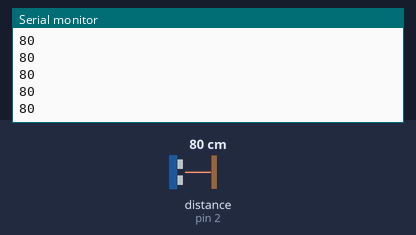
Simulated run of this sketch. Board: Arduino Uno, built with avr-gcc and run on an emulated ATmega328P. Parts: the last lines printed to the serial monitor. Wiring (inferred from the names in the program): ultrasonic range finder: trigger pin 4; echo pin 2. Inputs (shaded band) come from the test bench; at power-on: distance to the obstacle (sensor on pin 2) 80 cm. The echo pulse lasts 58.3 µs per cm.

Above: at 1.2 s.
1.3 s: distance to the obstacle (sensor on pin 2) set to 2 cm
At 2.4 s:
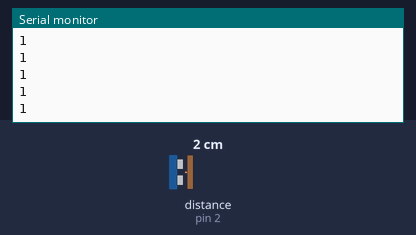
2.8 s: distance to the obstacle (sensor on pin 2) set to 4 cm
At 3.9 s:
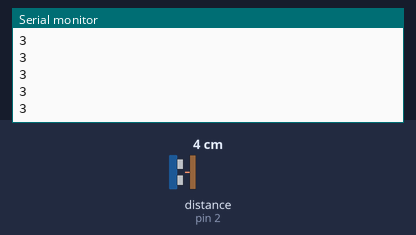
Timing chart, 0 to 5.8 s (numbered marks = the images above; inputs shaded):
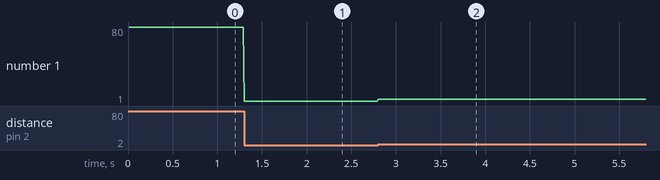

Measured:
- after the input at 1.3 s, the serial monitor: prints a new line at once (image 1)
- after the input at 2.8 s, the serial monitor: prints a new line at once (image 2)
- plotted number 1: 80 → 1 after the input at 1.3 s, 1 → 3 after the input at 2.8 s

The sketch:

sensor.ino
```cpp
#include <SPI.h>

/*NRF24L01 Macros*/

/* Memory Map */
#define CONFIG      0x00
#define EN_AA       0x01
#define EN_RXADDR   0x02
#define SETUP_AW    0x03
#define SETUP_RETR  0x04
#define RF_CH       0x05
#define RF_SETUP    0x06
#define STATUS      0x07
#define OBSERVE_TX  0x08
#define CD          0x09
#define RX_ADDR_P0  0x0A
#define RX_ADDR_P1  0x0B
#define RX_ADDR_P2  0x0C
#define RX_ADDR_P3  0x0D
#define RX_ADDR_P4  0x0E
#define RX_ADDR_P5  0x0F
#define TX_ADDR     0x10
#define RX_PW_P0    0x11
#define RX_PW_P1    0x12
#define RX_PW_P2    0x13
#define RX_PW_P3    0x14
#define RX_PW_P4    0x15
#define RX_PW_P5    0x16
#define FIFO_STATUS 0x17
#define DYNPD      0x1C
#define FEATURE     0x1D

/* Bit Mnemonics */
#define MASK_RX_DR  6
#define MASK_TX_DS  5
#define MASK_MAX_RT 4
#define EN_CRC      3
#define CRCO        2
#define PWR_UP      1
#define PRIM_RX     0
#define ENAA_P5     5
#define ENAA_P4     4
#define ENAA_P3     3
#define ENAA_P2     2
#define ENAA_P1     1
#define ENAA_P0     0
#define ERX_P5      5
#define ERX_P4      4
#define ERX_P3      3
#define ERX_P2      2
#define ERX_P1      1
#define ERX_P0      0
#define AW          0
#define ARD         4
#define ARC         0
#define PLL_LOCK    4
#define RF_DR       3
#define RF_PWR      6
#define RX_DR       6
#define TX_DS       5
#define MAX_RT      4
#define RX_P_NO     1
#define TX_FULL     0
#define PLOS_CNT    4
#define ARC_CNT     0
#define TX_REUSE    6
#define FIFO_FULL   5
#define TX_EMPTY    4
#define RX_FULL     1
#define RX_EMPTY    0
#define DPL_P5      5
#define DPL_P4      4
#define DPL_P3      3
#define DPL_P2      2
#define DPL_P1      1
#define DPL_P0      0
#define EN_DPL      2
#define EN_ACK_PAY  1
#define EN_DYN_ACK  0

/* Instruction Mnemonics */
#define R_REGISTER    0x00
#define W_REGISTER    0x20
#define REGISTER_MASK 0x1F
#define ACTIVATE      0x50
#define R_RX_PL_WID   0x60
#define R_RX_PAYLOAD  0x61
#define W_TX_PAYLOAD  0xA0
#define W_ACK_PAYLOAD 0xA8
#define FLUSH_TX      0xE1
#define FLUSH_RX      0xE2
#define REUSE_TX_PL   0xE3
#define NOP           0xFF

/* Non-P omissions */
#define LNA_HCURR   0

/* P model memory Map */
#define RPD         0x09

/* P model bit Mnemonics */
#define RF_DR_LOW   5
#define RF_DR_HIGH  3
#define RF_PWR_LOW  1
#define RF_PWR_HIGH 2

#define CE 9
#define CSN 10

#define PAYLOAD_WIDTH 5

#define ECHO_PIN 2
#define TRIG_PIN 4
#define BUZZER_PIN 7
#define DISTANCE_INCREMENT 1000

typedef struct EchoStatus_t
{
  bool EchoLevel;
  bool PulseWidthValid;
  unsigned long PulseStart;
  unsigned long PulseWidth;
}EchoStatus;

typedef uint8_t uchar;

//we read from the register given the address and the values are placed into data
//size specifies the number of bytes to read from the register
void readRegister(uchar address, uchar* data, uchar size)
{
  //start the command
  digitalWrite(CSN, LOW);

  //send the the command R_REGISTER | address
  SPI.transfer(R_REGISTER | (address & 0x1F));

  //when we write to the MOSI, at the same time, the device writes to MISO
  //the MISO value is returned to us by SPI.transfer
  //the NOP stands for No Operation so the device won't react to the NOP value
  for(uint8_t i = 0; i < size; i++)
    data[i] = SPI.transfer(NOP);

  //done reading, set CSN back to HIGH
  digitalWrite(CSN,HIGH);
}


//the values in "data" are written to register of the given "address"
//size specifies the number of bytes in data
void writeRegister(uchar address, uchar* data, uchar size)
{
    //start the command by setting CSN low
    digitalWrite(CSN, LOW);

  //send the command W_REGISTER | address
    SPI.transfer(W_REGISTER | (address & 0x1F));

  //write the bytes on MOSI
  //we are not reading any values so the return values of SPI.transfer() is discarded
    for(int i = 0; i < size; i++)
      SPI.transfer(data[i]);

  //done with command, set CSN back to HIGH
    digitalWrite(CSN, HIGH);
}

//This is used to enable the data pipe indexed by pipeNum
void enableDataPipe(uint8_t pipeNum)
{
  uchar val;
  //read the initial value
  readRegister(EN_RXADDR, &val, 1);
  //toggle the bit indexed by pipeNum
  val |= (1 << pipeNum);
  //write the new value back in
  writeRegister(EN_RXADDR, &val, 1);
}

//This is used to send a single byte command
void sendCommand(uchar cmd)
{
  //start the command
  digitalWrite(CSN, LOW);
  //send the command
  SPI.transfer(cmd);
  //end the command
  digitalWrite(CSN, HIGH);
}

//Takes n bytes address from addrData and sets the TX_ADDR
void setTxAddress(uchar* addrData, uint8_t n)
{
  //simply use writeRegister to write the addrData into TX_ADDR
  writeRegister(TX_ADDR, addrData, n);
}

void setRxP0Address(uchar* addrData, uint8_t n)
{
  //set the address in RX_ADDR_P0
  writeRegister(RX_ADDR_P0, addrData, n);
}

//This is used to check if there is data in the RX FIFO
//If there is data, read it into buffer
//Returns true if there was data to be read and false if the RX FIFO was empty
//Number of bytes to read should correspond with the payload width set during initialization
bool readRxFifo(uchar* buffer, uchar numBytes)
{
  bool hasData = false;
  uchar val;

  readRegister(FIFO_STATUS, &val, 1);
  //check if RX_EMPTY == 0 in FIFO_STATUS
  if(!(val & (1 << RX_EMPTY)))
  {
    //temporarily stand by while we read the RX information
    stopListening();
    //start the command
    digitalWrite(CSN, LOW);
    //tell the device that we want to read from the FIFO
    SPI.transfer(R_RX_PAYLOAD);
    for(uint8_t i = 0; i < numBytes; i++)
    {
      //read the values from the device
      buffer[i] = SPI.transfer(NOP);
    }

    //end the command
    digitalWrite(CSN, HIGH);

    //start listening again
    startListening();

    hasData = true;
  }

  return hasData;
}
void writeTxFifo(uchar* buffer, uchar numBytes)
{
  //start the command
  digitalWrite(CSN, LOW);
  //tell the device that we want to write into the TX FIFO
  SPI.transfer(W_TX_PAYLOAD);

  //write the bytes into the TX_FIFO
  for(uint8_t i = 0; i < numBytes; i++)
    SPI.transfer(buffer[i]);

  //finish the command
  digitalWrite(CSN, HIGH);

  //pull CE high to send through the air
  digitalWrite(CE, HIGH);

  //spec says to delay for at least 10us
  //we are delaying by 10ms
  delay(10);

  //pull CE back to LOW after sending
  digitalWrite(CE,LOW);
}

//this function is used to set the device to RX mode
void setRxMode()
{
  uchar val;
  //read the initial CONFIG value
  readRegister(CONFIG, &val, 1);

  //toggle PRIM_RX bit to 1 to set RX mode
  val |= (1 << PRIM_RX);

  //write new value back to CONFIG
  writeRegister(CONFIG, &val, 1);
}

//this function is used to set the device to TX mode
void setTxMode()
{
  uchar val;
  //read the initial CONFIG value
  readRegister(CONFIG, &val, 1);

  //clear PRIM_RX bit to 0 to set TX mode
  val &= ~(1 << PRIM_RX);

  //write new value back to CONFIG
  writeRegister(CONFIG, &val, 1);
}

//this is used to clear the MAX_RT bit
void clearMaxRt(void)
{
  uchar val;
  readRegister(STATUS, &val, 1);

  //if the MAX_RT bit is set, we write a 1 to clear the bit.
  //since it's already a 1, we simply rewrite the same value back
  //along with the rest of the bits
  if(val & (1 << MAX_RT))
    writeRegister(STATUS, &val, 1);
}

void powerOn()
{
  uchar val;

  //read the initial CONFIG value
  readRegister(CONFIG, &val, 1);

  //toggle the PWR_UP bit 1 to power up the module
  val |= (1 << PWR_UP);

  //write the new CONFIG value back
  writeRegister(CONFIG, &val, 1);
}

void stopListening()
{
  digitalWrite(CE, LOW);
  delay(10);
}

void startListening()
{
  digitalWrite(CE, HIGH);
  delay(10);
}

volatile EchoStatus echoStatus;
unsigned int buzzerDelay;
unsigned long durationStart;
bool buzzerState;
unsigned int pPulseWidth;

void EchoIsr()
{
  unsigned long timeStart = micros();
  if(digitalRead(ECHO_PIN) == LOW)
  {
    echoStatus.PulseWidth = timeStart - echoStatus.PulseStart;
    echoStatus.PulseWidthValid = true;
  }
  else
  {
    echoStatus.PulseStart = timeStart;
    echoStatus.PulseWidth = 0;
  }
}

void setup() {
  // put your setup code here, to run once:
  pinMode(TRIG_PIN, OUTPUT);
  pinMode(ECHO_PIN, INPUT_PULLUP);
  attachInterrupt(digitalPinToInterrupt(ECHO_PIN), EchoIsr, CHANGE);

  durationStart = millis();
  buzzerDelay = 0;
  buzzerState = LOW;
  pPulseWidth = 0;
  echoStatus.PulseWidthValid = false;
  echoStatus.PulseStart = 0;
  echoStatus.PulseWidth = 0;

  /////////////////////nRF24L01 Initialization/////////////////////
  //used to hold temporary values
  uchar byteVal;

  //set the serial baudrate
  Serial.begin(9600);

  //initialize the SPI communication
  SPI.begin();
  SPI.setDataMode(SPI_MODE0);

  //set the CE and CSN pins to outputs
  pinMode(CE, OUTPUT);
  pinMode(CSN, OUTPUT);

  //chip stand by
  digitalWrite(CE, LOW);
  //chip not selected
  digitalWrite(CSN, HIGH);

  //set the module to TX mode
  setTxMode();

  //set the TX address to 0x0403020100
  uchar addr[5] = {0x00, 0x01, 0x02, 0x03, 0x04};
  setTxAddress(addr, 5);
  //set the data pipe 0 address to 0x0403020100 for auto ack
  setRxP0Address(addr, 5);

  //power on
  powerOn();

  //keep CE low to stay in standby mode
  stopListening();

    //clear the tx fifo before we begin
  sendCommand(FLUSH_TX);
}

void loop() {
  //invalidate the pulseWidth until the ISR validates it
  echoStatus.PulseWidthValid = false;

  // put your main code here, to run repeatedly:
  digitalWrite(TRIG_PIN, HIGH);
  delayMicroseconds(10);
  digitalWrite(TRIG_PIN, LOW);

  //wait until the ISR validates the pulse width
  while(!echoStatus.PulseWidthValid);

  uchar dataOut[PAYLOAD_WIDTH] = {0};

  //distance in cm
  unsigned int distance = echoStatus.PulseWidth / 58;

  Serial.println(distance);

  //ints are 2 byte values
  *(unsigned int*)dataOut = distance;

  //clear MAX_RT if it has been set
  clearMaxRt();
  writeTxFifo((uchar*)dataOut, PAYLOAD_WIDTH);

}
```
